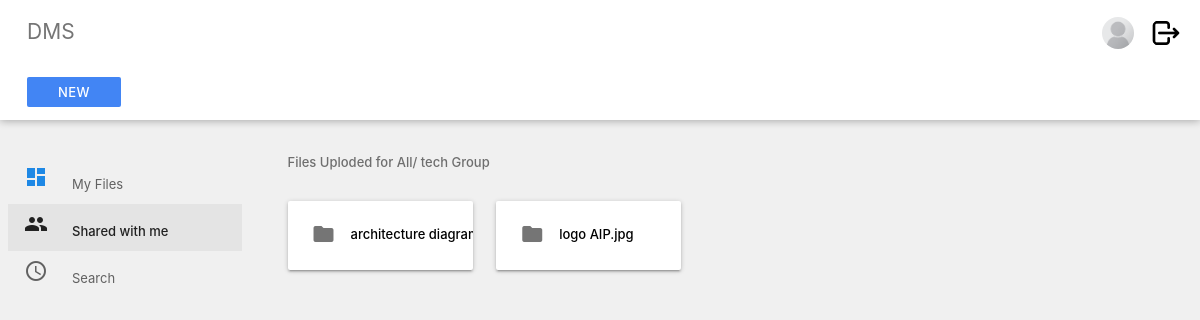
The page /index/shared/ (signed in) on the database its author committed.
### Users/models.py (models this page shows, shortened)
class UserInfo(models.Model):
    groupchoices = models.TextChoices('groupchoices', 'management accounting sales tech')
    user = models.OneToOneField(User,
                                on_delete=models.CASCADE,
                                null=True,
                                blank=True)
    name = models.CharField(max_length=200, null=True)
    email = models.EmailField(max_length=200,null=True)
    image = models.ImageField(null=True, upload_to='profile_pics/', blank=True)
    active = models.BooleanField(default=True)
    priv_level = models.IntegerField(default=3)
    group = models.CharField(max_length=100,
                             default='tech',
                             choices=groupchoices.choices)
    @property
    def imageURL(self):
        try:
            url = self.image.url
        except:
            url = '/media/placeholder.png'
        return url

### System/models.py (models this page shows, shortened)
class Version_control(models.Model):
    groupchoices = models.TextChoices('groupchoices', 'management all accounting sales tech')
    name = models.CharField(max_length=100)
    file = models.FileField(upload_to='files/version/')
    org_name = models.CharField(max_length=100, blank=True, null=True)
    extension = models.CharField(max_length=10, blank=True, null=True)
    version = models.IntegerField(default='2')
    prev_version = models.ForeignKey(Files, on_delete=models.SET_NULL, null=True, blank=True)
    pre_ver_control = models.ForeignKey('self', on_delete=models.SET_NULL, null=True, blank=True)
    group = models.CharField(max_length=100,
                             default='all',
                             choices=groupchoices.choices)
    uploaded_by = models.ForeignKey(User, on_delete=models.SET_NULL, null=True, blank=True)
    created_at = models.DateTimeField(auto_now_add=True)
    new_version = models.BooleanField(default=False)
    @property
    def fileURL(self):
        try:
            url = self.file.url
        except:
            url = None
        return url

### System/views.py (the view)
# urls.py: path("shared/", views.for_me, name="shared"),
@login_required(login_url='login')
def for_me(request):
    profile = UserInfo.objects.get(user=request.user)
    files = Files.objects.filter(Q(group=profile.group) | Q(group="all") & Q(new_version=False))
    new_ver = Version_control.objects.filter(Q(group=profile.group) | Q(group="all") & Q(new_version=False))
    if files.count() == 0:
        context = {'data1': new_ver, 'shared':'shared','user':profile}
    if new_ver.count() == 0:
        context = {'data': files, 'shared':'shared','user':profile}
    if new_ver.count() > 0 and files.count() > 0:
        context = {'data': files, 'data1': new_ver, 'shared':'shared', 'user':profile}
    return render(request, 'dms/with_me.html', context)

### template/dms/with_me.html (shortened to what this page needs)
{% extends  'dms/section/main.html'%}
{% load static %}
{% block content %}
    <div class="main">
      <div class="container-fluid">
        <p class="subheader">Files Uploded for All/ {{user.group}} Group</p>
        {% if data1 %}
        {% for d in data1 %}
        <div class="card-panel folder">
          <a href="{% url 'view' pk=d.id type='version' %}">
            <i class=" material-icons left">folder</i>
          </a>
          <div class="tooltip"><a href="{{d.fileURL}}" style="text-decoration: none;color: black; overflow: hidden;" onMouseOver="this.style.color='blue'"
            onMouseOut="this.style.color='black'">{{d.org_name}}.{{d.extension}}
           </a> <span class="tooltiptext">Version : {{d.version}}</span>
          </div>
        </div>
        {%endfor%}
        {%endif%}
    {% endblock %}

### static/css/main.css (style rules this page uses)
body { background-color: #f0f0f0; font-size: 13px; }
.container-fluid { padding: 1rem 2.5rem; margin: auto; }
.main { position: absolute; width: calc(100% - 250px); top: 125px; margin-left: 250px; }
.subheader { color: rgba(0, 0, 0, 0.54); font-weight: 500; }
.folder { width: 185px; display: inline-block; margin: 15px 20px 15px 0; font-weight: 500; overflow: hidden; text-overflow: ellipsis; white-space: nowrap; }
.folder i { color: rgba(0, 0, 0, 0.54); margin-top: -3px; }

### template/dms/with_me.html (style rules this page uses)
.tooltip { position: relative; display: inline-block; }

### rows shown on the page
UserInfo: group "tech"
Version_control: org_name "architecture…"
Version_control: org_name "logo AIP", extension "jpg"
